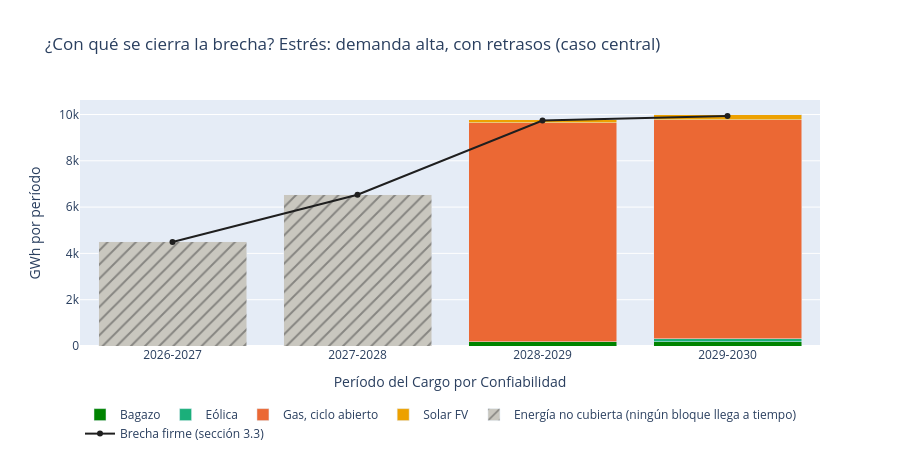

Notebook code cell kept with this figure:
### Markdown cell above
### 4.6 Con qué se cierra la brecha del estrés

La energía firme que aportan los bloques nuevos frente a la brecha del estrés, y la energía que ningún bloque alcanza a cubrir a tiempo.

### Code cell
_, det = corridas["estres"]
cobertura = portafolio[(portafolio["escenario"] == NOMBRES_ESCENARIO["estres"]) & (portafolio["firme_gwh"] > 0)]
fig = px.bar(cobertura, x="periodo", y="firme_gwh", color="tecnologia", color_discrete_map=COLORES_TECNOLOGIA,
             category_orders={"periodo": PERIODOS},
             labels={"periodo": "Período del Cargo por Confiabilidad", "firme_gwh": "GWh por período", "tecnologia": "Tecnología"},
             title="¿Con qué se cierra la brecha? Estrés: demanda alta, con retrasos (caso central)")
fig.add_bar(x=PERIODOS, y=det["u"], name="Energía no cubierta (ningún bloque llega a tiempo)",
            marker=dict(color="#c9c7bf", pattern_shape="/"))
fig.add_scatter(x=PERIODOS, y=brecha_de("estres")["brecha_gwh"], name="Brecha firme (sección 3.3)",
                mode="lines+markers", line=dict(color="#1f1f1f", width=2))
fig.update_xaxes(categoryorder="array", categoryarray=PERIODOS)
fig.update_layout(barmode="stack", height=460, legend=LEYENDA, separators=",.")
fig.show()

### Figure 1 — Plotly figure (JSON) as saved in the notebook; plotly's stock layout.template omitted (floating-point values rounded to 4 significant figures)
{"data": [{"hovertemplate": "Tecnología=Bagazo<br>Período del Cargo por Confiabilidad=%{x}<br>GWh por período=%{y}<extra></extra>", "legendgroup": "Bagazo", "marker": {"color": "#008300", "pattern": {"shape": ""}}, "name": "Bagazo", "orientation": "v", "showlegend": true, "textposition": "auto", "type": "bar", "x": ["2028-2029", "2029-2030"], "xaxis": "x", "y": [189.2, 189.2], "yaxis": "y"}, {"hovertemplate": "Tecnología=Eólica<br>Período del Cargo por Confiabilidad=%{x}<br>GWh por período=%{y}<extra></extra>", "legendgroup": "Eólica", "marker": {"color": "#1baf7a", "pattern": {"shape": ""}}, "name": "Eólica", "orientation": "v", "showlegend": true, "textposition": "auto", "type": "bar", "x": ["2029-2030"], "xaxis": "x", "y": [122.6], "yaxis": "y"}, {"hovertemplate": "Tecnología=Gas, ciclo abierto<br>Período del Cargo por Confiabilidad=%{x}<br>GWh por período=%{y}<extra></extra>", "legendgroup": "Gas, ciclo abierto", "marker": {"color": "#eb6834", "pattern": {"shape": ""}}, "name": "Gas, ciclo abierto", "orientation": "v", "showlegend": true, "textposition": "auto", "type": "bar", "x": ["2028-2029", "2029-2030"], "xaxis": "x", "y": [9461.0, 9461.0], "yaxis": "y"}, {"hovertemplate": "Tecnología=Solar FV<br>Período del Cargo por Confiabilidad=%{x}<br>GWh por período=%{y}<extra></extra>", "legendgroup": "Solar FV", "marker": {"color": "#eda100", "pattern": {"shape": ""}}, "name": "Solar FV", "orientation": "v", "showlegend": true, "textposition": "auto", "type": "bar", "x": ["2028-2029", "2029-2030"], "xaxis": "x", "y": [113.9, 227.8], "yaxis": "y"}, {"marker": {"color": "#c9c7bf", "pattern": {"shape": "/"}}, "name": "Energía no cubierta (ningún bloque llega a tiempo)", "type": "bar", "x": ["2026-2027", "2027-2028", "2028-2029", "2029-2030"], "y": [4493.0, 6532.0, 0.0, 0.0]}, {"line": {"color": "#1f1f1f", "width": 2}, "mode": "lines+markers", "name": "Brecha firme (sección 3.3)", "type": "scatter", "x": ["2026-2027", "2027-2028", "2028-2029", "2029-2030"], "y": [4493.0, 6532.0, 9740.0, 9933.0]}], "layout": {"barmode": "stack", "height": 460, "legend": {"orientation": "h", "title": {}, "tracegroupgap": 0, "x": 0, "y": -0.22, "yanchor": "top"}, "separators": ",.", "title": {"text": "¿Con qué se cierra la brecha? Estrés: demanda alta, con retrasos (caso central)"}, "xaxis": {"anchor": "y", "categoryarray": ["2026-2027", "2027-2028", "2028-2029", "2029-2030"], "categoryorder": "array", "domain": [0.0, 1.0], "title": {"text": "Período del Cargo por Confiabilidad"}}, "yaxis": {"anchor": "x", "domain": [0.0, 1.0], "title": {"text": "GWh por período"}}}}
